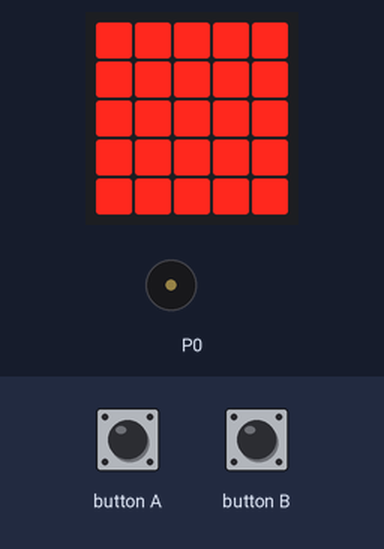
A program run on a simulated BBC micro:bit (MakeCode). Shown: the board's 5×5 LED display, buzzer (waves = sounding). Inputs (shaded band) come from the test bench.

Above: at 1.5 s.
1.6 s: button A pressed for 0.15 s
At 2.53 s:
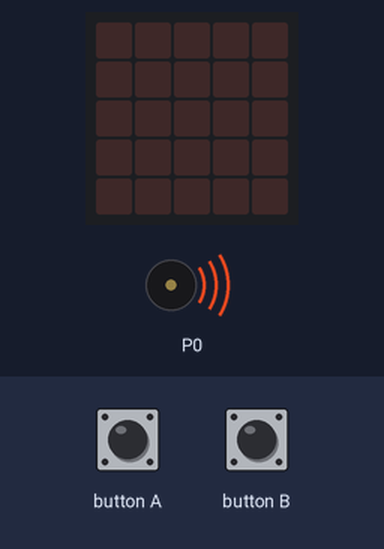
At 4.1 s:
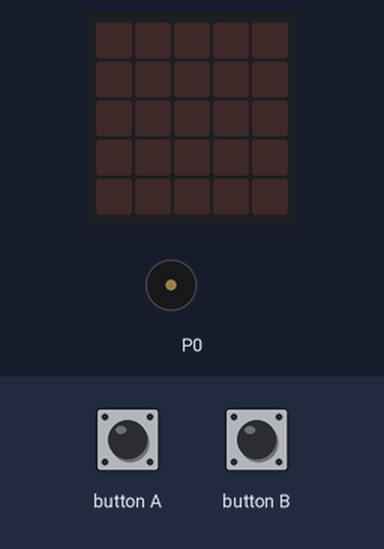
Timing chart, 0 to 5.6 s (numbered marks = the images above; inputs shaded):
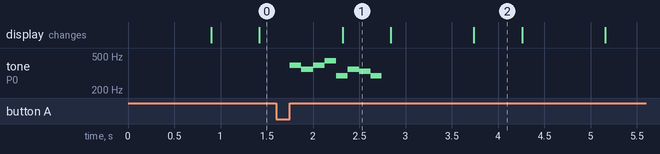

Measured:
- after the input at 1.6 s, tone on P0: plays 392 Hz for 0.13 s, 349 Hz for 0.13 s, 392 Hz for 0.13 s, 440 Hz for 0.13 s, 294 Hz for 0.13 s, 349 Hz for 0.13 s … (8 notes in this stretch), starting after 0.15 s
- what the display in image 1 shows lasts 0.5 s, from 2.3 s to 2.8 s

The program:

main.ts
```typescript
input.onButtonPressed(Button.A, function () {
    music.playMelody("G F G A D F E D ", 500)
})
input.onButtonPressed(Button.B, function () {
    music.playMelody("E B C5 A B G A F ", 500)
})
basic.forever(function () {
    basic.showLeds(`
        # # # # #
        # # # # #
        # # # # #
        # # # # #
        # # # # #
        `)
    basic.pause(500)
    basic.clearScreen()
    basic.pause(500)
})
```

test.ts
```typescript
// テストはここに来ます。このパッケージが拡張機能として使用されるときにはコンパイルされません。
```
